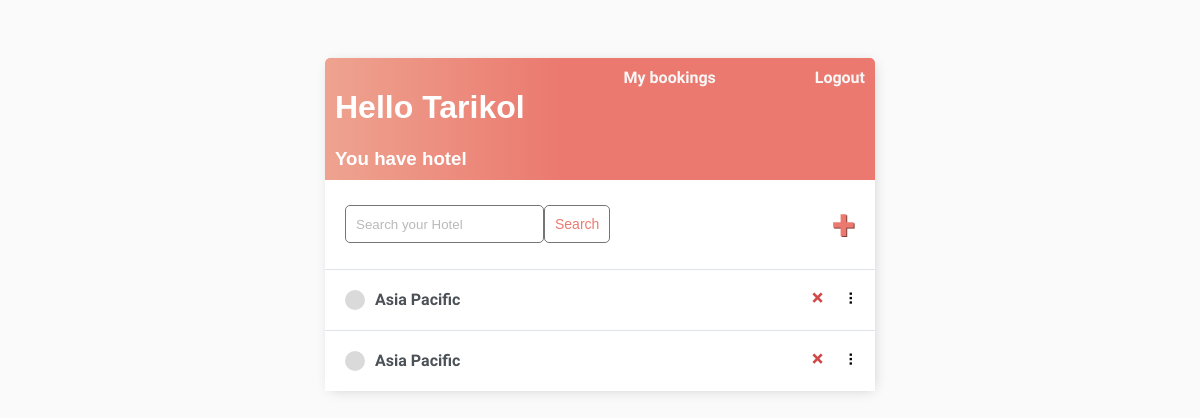
Page / (signed in) on the earlier database version.
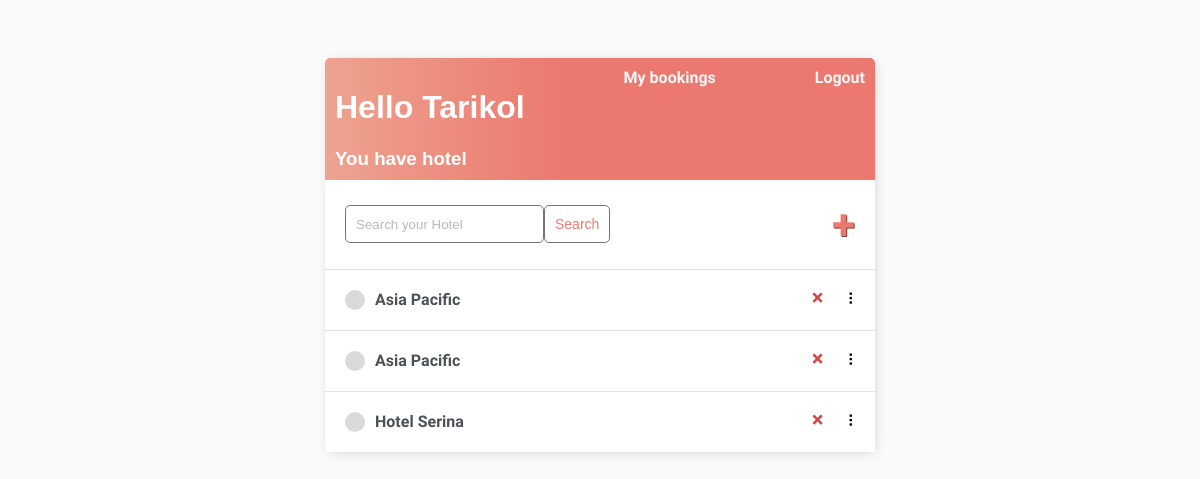
Same page on the later database version.
### base/models.py (models this page shows)
class Task(models.Model):
    user = models.ForeignKey(
        User, on_delete=models.CASCADE, null=True, blank=True)
    title = models.CharField(max_length=200)
    description = models.TextField(null=True, blank=True)
    price = models.FloatField(null=False, default=0,validators=[MinValueValidator(0.0)])
    created = models.DateTimeField(auto_now_add=True)
    def __str__(self):
        return self.title
    class Meta:
        order_with_respect_to = 'user'

### base/views.py (the view)
# urls.py: path('', TaskList.as_view(), name='tasks'),
class TaskList(LoginRequiredMixin, ListView):
    model = Task
    context_object_name = 'tasks'
    def get_context_data(self, **kwargs):
        context = super().get_context_data(**kwargs)
        search_input = self.request.GET.get('search-area') or ''
        if search_input:
            context['tasks'] = context['tasks'].filter(title__contains=search_input)
        context['search_input'] = search_input
        return context

### base/templates/base/task_list.html (shortened to what this page needs)
{% extends 'base/main.html' %} {% block content %}
<div class="header-bar">
  <div>
    <h1>Hello {{request.user|title}}</h1>
    <h3 style="margin: 0">
      You have  hotel{{ count|pluralize:"s" }}
    </h3>
  </div>
  <div class="col col-md-4"><a href="{% url 'bookings' %}" class="btn btn-success">My bookings</a></div>
  {% if request.user.is_authenticated %}
  <a href="{% url 'logout' %}">Logout</a> {% else %}
  <a href="{% url 'login' %}">Login</a> {% endif %}
</div>
<div id="search-add-wrapper">
  <form method="GET" style="display: flex">
    <input
      type="text"
      name="search-area"
      placeholder="Search your Hotel"
      value="{{search_input}}"
    />
    <input class="button" type="submit" value="Search" />
  </form>
  {% if tasks|length > 0 %}
  <a id="add-link" href="{% url 'task-create' %}">&#x2b;</a>
  {% endif %}
</div>
<div id="tasklist" class="task-items-wrapper">
  {% for task in tasks %}
  <div class="task-wrapper" data-position="{{task.pk}}">
    <div class="task-title">
      <div class="task-incomplete-icon"></div>
      <a href="{% url 'task' task.id %}">{{task}}</a>
    </div>
    <div class="task-controls">
      <a class="delete-link" href="{% url 'task-delete' task.id %}">&#215;</a>
      <span class="handle">&nbsp;&#10247;</span>
    </div>
  </div>
  {% endfor %}
</div>
{% endblock content %}

### base/templates/base/main.html (shortened to what this page needs)
<!DOCTYPE html>
<html lang="en">
  <head>
  </head>
  <body>
    <div class="container">{% block content %} {% endblock content %}</div>
  </body>
</html>

### base/templates/base/main.html (style rules this page uses)
body { background-color: #fafafa; font-family: "Nunito", sans-serif; padding-top: 50px; }
h1, h2, h3, h4, h5, h6 { font-family: "Raleway", sans-serif; }
a, p { color: #4b5156; }
a { font-weight: 600; }
.container { max-width: 550px; margin: auto; background-color: #fff; -webkit-box-shadow: 2px 2px 13px -4px rgba(0, 0, 0, 0.21); box-shadow: 2px 2px 13px -4px rgba(0, 0, 0, 0.21); }
input { outline: none; border: none; }
.header-bar { display: flex; justify-content: space-between; color: #fff; padding: 10px; border-radius: 5px 5px 0 0; background: linear-gradient( 90deg, #eea390 0%, #eb796f 43%, #eb796f 100% ); }
.header-bar a { color: rgb(247, 247, 247); text-decoration: none; }
.task-wrapper { display: flex; align-items: center; justify-content: space-between; background-color: #fff; border-top: 1px solid #dfe4ea; overflow: hidden; }
.task-title { display: flex; padding: 20px; }
.task-title a { text-decoration: none; color: #4b5156; margin-left: 10px; }
.task-incomplete-icon { height: 20px; width: 20px; background-color: rgb(218, 218, 218); border-radius: 50%; }
.delete-link { text-decoration: none; font-weight: 900; color: #cf4949; font-size: 22px; line-height: 0; padding: 20px 0px; }
.handle { display: inline-block; padding: 20px 16px; cursor: grab; user-select: none; }
.handle:after, .handle:before { display: block; content: ""; }
#add-link { color: #eb796f; text-decoration: none; font-size: 42px; text-shadow: 1px 1px #81413b; }
#search-add-wrapper { display: flex; justify-content: space-between; align-items: center; padding: 20px; }
input[type="text"], input[type="password"], textarea { border: 1px solid #757575; border-radius: 5px; padding: 10px; width: 90%; }
::placeholder { font-weight: 300; opacity: 0.5; }
.button { border: 1px solid #757575; background-color: #fff; color: #eb796f; padding: 10px; font-size: 14px; border-radius: 5px; cursor: pointer; text-decoration: none; }

Differences in the rows shown:
added Task: title "Hotel Serina"
